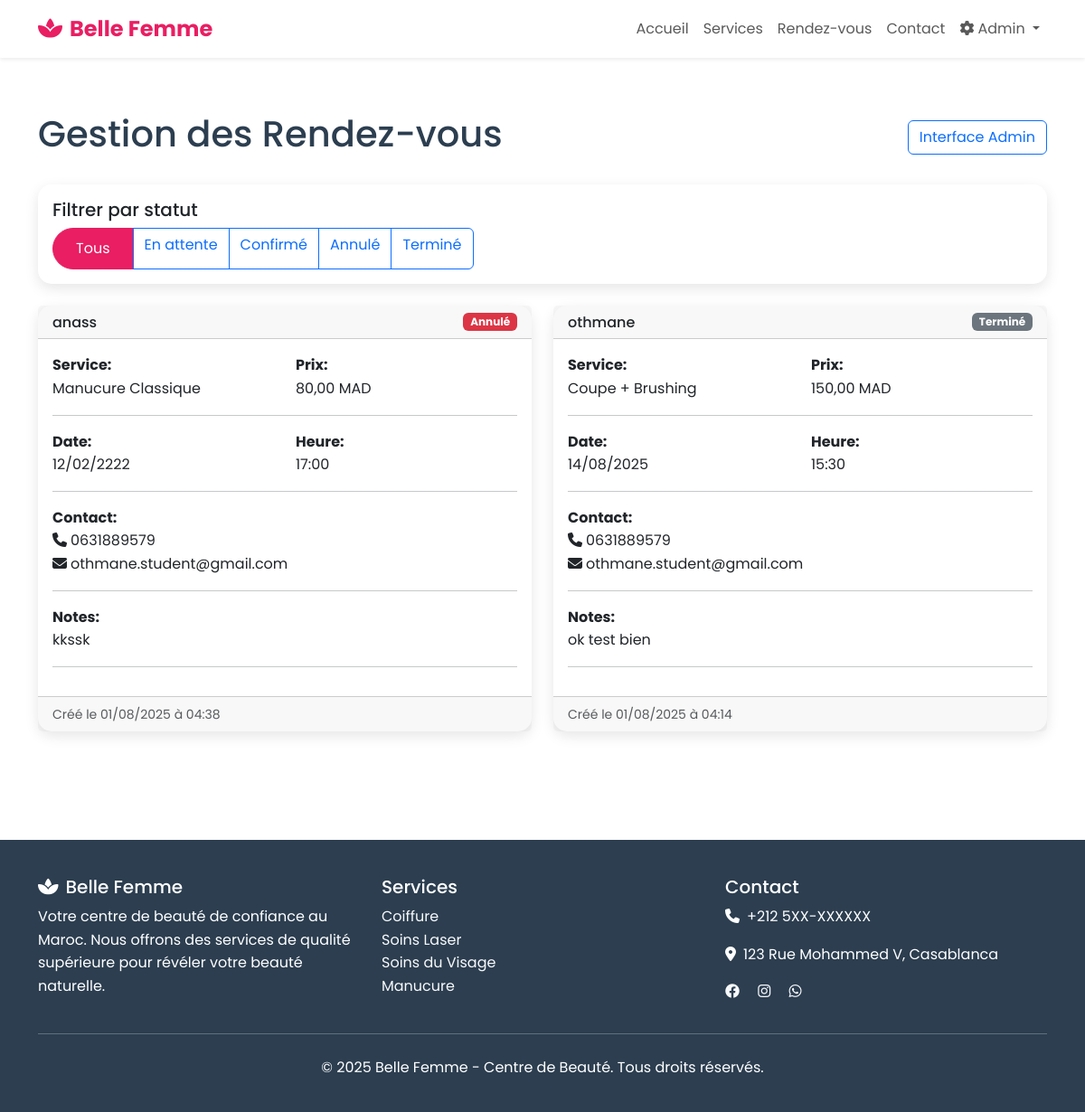
The app's page /appointments/dashboard/ (signed in) with its own data.
### appointments/models.py (models this page shows, shortened)
class Appointment(models.Model):
    STATUS_CHOICES = [
        ('pending', 'En attente'),
        ('confirmed', 'Confirmé'),
        ('cancelled', 'Annulé'),
        ('completed', 'Terminé'),
    ]
    name = models.CharField(max_length=100, verbose_name="Nom complet")
    phone = models.CharField(max_length=20, verbose_name="Téléphone")
    email = models.EmailField(blank=True, verbose_name="Email")
    service = models.ForeignKey(Service, on_delete=models.CASCADE, verbose_name="Service")
    appointment_date = models.DateField(verbose_name="Date du rendez-vous")
    appointment_time = models.TimeField(verbose_name="Heure du rendez-vous")
    notes = models.TextField(blank=True, verbose_name="Notes supplémentaires")
    status = models.CharField(
        max_length=20,
        choices=STATUS_CHOICES,
        default='pending',
        verbose_name="Statut"
    )
    created_at = models.DateTimeField(auto_now_add=True)
    updated_at = models.DateTimeField(auto_now=True)
    class Meta:
        verbose_name = "Rendez-vous"
        verbose_name_plural = "Rendez-vous"
        ordering = ['-appointment_date', '-appointment_time']
    @property
    def is_pending(self):
        return self.status == 'pending'

### services/models.py (models this page shows, shortened)
class Service(models.Model):
    category = models.ForeignKey(ServiceCategory, on_delete=models.CASCADE, verbose_name="Catégorie")
    name = models.CharField(max_length=100, verbose_name="Nom du service")
    description = models.TextField(verbose_name="Description")
    price = models.DecimalField(max_digits=8, decimal_places=2, verbose_name="Prix (MAD)")
    duration = models.IntegerField(help_text="Durée en minutes", verbose_name="Durée")
    image = models.ImageField(upload_to='services/', blank=True, verbose_name="Image")
    is_featured = models.BooleanField(default=False, verbose_name="Service vedette")
    is_active = models.BooleanField(default=True, verbose_name="Actif")
    created_at = models.DateTimeField(auto_now_add=True)
    class Meta:
        verbose_name = "Service"
        verbose_name_plural = "Services"
        ordering = ['category', 'name']

### appointments/views.py (the view, shortened to what this page needs)
# urls.py: path('dashboard/', views.admin_dashboard, name='dashboard'),
@staff_member_required
def admin_dashboard(request):
    appointments = Appointment.objects.all()
    status_filter = request.GET.get('status')
    if status_filter:
        appointments = appointments.filter(status=status_filter)
    context = {
        'appointments': appointments,
        'selected_status': status_filter,
        'status_choices': Appointment.STATUS_CHOICES,
    }
    return render(request, 'appointments/dashboard.html', context)

### templates/appointments/dashboard.html (shortened to what this page needs)
{% extends 'base.html' %}
{% block content %}
<div class="container py-5">
    <div class="d-flex justify-content-between align-items-center mb-4">
        <h1>Gestion des Rendez-vous</h1>
        <a href="/admin/" class="btn btn-outline-primary">Interface Admin</a>
    </div>
    <div class="card mb-4">
        <div class="card-body">
            <h5>Filtrer par statut</h5>
            <div class="btn-group" role="group">
                <a href="{% url 'appointments:dashboard' %}"
                   class="btn {% if not selected_status %}btn-primary{% else %}btn-outline-primary{% endif %}">
                    Tous
                </a>
                {% for status_code, status_label in status_choices %}
                <a href="{% url 'appointments:dashboard' %}?status={{ status_code }}"
                   class="btn {% if selected_status == status_code %}btn-primary{% else %}btn-outline-primary{% endif %}">
                    {{ status_label }}
                </a>
                {% endfor %}
            </div>
        </div>
    </div>
    <div class="row">
        {% for appointment in appointments %}
        <div class="col-lg-6 mb-4">
            <div class="card {% if appointment.is_pending %}border-warning{% endif %}">
                <div class="card-header d-flex justify-content-between align-items-center">
                    <h6 class="mb-0">{{ appointment.name }}</h6>
                    <span class="badge {% if appointment.status == 'pending' %}bg-warning{% elif appointment.status == 'confirmed' %}bg-success{% elif appointment.status == 'cancelled' %}bg-danger{% else %}bg-secondary{% endif %}">
                        {{ appointment.get_status_display }}
                    </span>
                </div>
                <div class="card-body">
                    <div class="row">
                        <div class="col-6">
                            <strong>Service:</strong><br>
                            {{ appointment.service.name }}
                        </div>
                        <div class="col-6">
                            <strong>Prix:</strong><br>
                            {{ appointment.service.price }} MAD
                        </div>
                    </div>
                    <hr>
                    <div class="row">
                        <div class="col-6">
                            <strong>Date:</strong><br>
                            {{ appointment.appointment_date|date:"d/m/Y" }}
                        </div>
                        <div class="col-6">
                            <strong>Heure:</strong><br>
                            {{ appointment.appointment_time|time:"H:i" }}
                        </div>
                    </div>
                    <hr>
                    <div>
                        <strong>Contact:</strong><br>
                        <i class="fas fa-phone me-1"></i>{{ appointment.phone }}<br>
                        {% if appointment.email %}
                        <i class="fas fa-envelope me-1"></i>{{ appointment.email }}
                        {% endif %}
                    </div>
                    {% if appointment.notes %}
                    <hr>
                    <div>
                        <strong>Notes:</strong><br>
                        {{ appointment.notes }}
                    </div>
                    {% endif %}
                    <hr>
                </div>
                <div class="card-footer text-muted small">
                    Créé le {{ appointment.created_at|date:"d/m/Y à H:i" }}
                </div>
            </div>
        </div>
        {% endfor %}
    </div>
</div>
{% endblock %}

### templates/base.html (shortened to what this page needs)
<!DOCTYPE html>
<html lang="fr">
<head>
    <link href="https://cdn.jsdelivr.net/npm/bootstrap@5.3.0/dist/css/bootstrap.min.css" rel="stylesheet">
    <link href="https://cdnjs.cloudflare.com/ajax/libs/font-awesome/6.4.0/css/all.min.css" rel="stylesheet">
</head>
<body>
    <nav class="navbar navbar-expand-lg navbar-light bg-white fixed-top shadow-sm">
        <div class="container">
            <a class="navbar-brand" href="{% url 'core:home' %}">
                <i class="fas fa-spa me-2"></i>Belle Femme
            </a>
            <div class="collapse navbar-collapse" id="navbarNav">
                <ul class="navbar-nav ms-auto">
                    <li class="nav-item">
                        <a class="nav-link" href="{% url 'core:home' %}">Accueil</a>
                    </li>
                    <li class="nav-item">
                        <a class="nav-link" href="{% url 'services:list' %}">Services</a>
                    </li>
                    <li class="nav-item">
                        <a class="nav-link" href="{% url 'appointments:book' %}">Rendez-vous</a>
                    </li>
                    <li class="nav-item">
                        <a class="nav-link" href="{% url 'core:contact' %}">Contact</a>
                    </li>
                    {% if user.is_staff %}
                    <li class="nav-item dropdown">
                        <a class="nav-link dropdown-toggle" href="#" id="adminDropdown" role="button" data-bs-toggle="dropdown">
                            <i class="fas fa-cog me-1"></i>Admin
                        </a>
                    </li>
                    {% endif %}
                </ul>
            </div>
        </div>
    </nav>
    <main style="margin-top: 76px;">
        {% block content %}{% endblock %}
    </main>
    <footer class="footer mt-5">
        <div class="container">
            <div class="row">
                <div class="col-md-4">
                    <h5><i class="fas fa-spa me-2"></i>Belle Femme</h5>
                    <p>Votre centre de beauté de confiance au Maroc. Nous offrons des services de qualité supérieure pour révéler votre beauté naturelle.</p>
                </div>
                <div class="col-md-4">
                    <h5>Services</h5>
                    <ul class="list-unstyled">
                        <li><a href="{% url 'services:list' %}" class="text-light text-decoration-none">Coiffure</a></li>
                        <li><a href="{% url 'services:list' %}" class="text-light text-decoration-none">Soins Laser</a></li>
                        <li><a href="{% url 'services:list' %}" class="text-light text-decoration-none">Soins du Visage</a></li>
                        <li><a href="{% url 'services:list' %}" class="text-light text-decoration-none">Manucure</a></li>
                    </ul>
                </div>
                <div class="col-md-4">
                    <h5>Contact</h5>
                    <p><i class="fas fa-phone me-2"></i>+212 5XX-XXXXXX</p>
                    <p><i class="fas fa-map-marker-alt me-2"></i>123 Rue Mohammed V, Casablanca</p>
                    <div>
                        <a href="#" class="text-light me-3"><i class="fab fa-facebook"></i></a>
                        <a href="#" class="text-light me-3"><i class="fab fa-instagram"></i></a>
                        <a href="#" class="text-light"><i class="fab fa-whatsapp"></i></a>
                    </div>
                </div>
            </div>
            <hr class="my-4">
            <div class="text-center">
                <p>&copy; 2025 Belle Femme - Centre de Beauté. Tous droits réservés.</p>
            </div>
        </div>
    </footer>
</body>
</html>

### templates/base.html (style rules this page uses)
:root { --primary-color: #e91e63; --secondary-color: #f8bbd9; --accent-color: #ff4081; --text-dark: #2c3e50; --text-light: #7f8c8d; --bg-light: #fafafa; }
body { font-family: 'Poppins', sans-serif; line-height: 1.6; color: var(--text-dark); }
.navbar-brand { font-weight: 700; font-size: 1.5rem; color: var(--primary-color) !important; }
.btn-primary { background-color: var(--primary-color); border-color: var(--primary-color); border-radius: 25px; padding: 10px 25px; transition: all 0.3s ease; }
.card { border: none; border-radius: 15px; box-shadow: 0 5px 15px rgba(0,0,0,0.1); transition: all 0.3s ease; }
.footer { background-color: var(--text-dark); color: white; padding: 40px 0 20px; }

### records on screen
Appointment: name "anass", status "Annulé", service.name "Manucure Classique", service.price "80,00", appointment_date "12/02/2222", appointment_time "17:00", phone "0631889579", email "othmane.student@gmail.com", notes "kkssk", created_at "01/08/2025 à 04:38"
Appointment: name "othmane", status "Terminé", service.name "Coupe + Brushing", service.price "150,00", appointment_date "14/08/2025", appointment_time "15:30", phone "0631889579", email "othmane.student@gmail.com", notes "ok test bien", created_at "01/08/2025 à 04:14"

### other values on screen
{{ status_label }} "En attente" "Confirmé" "Annulé" "Terminé"
